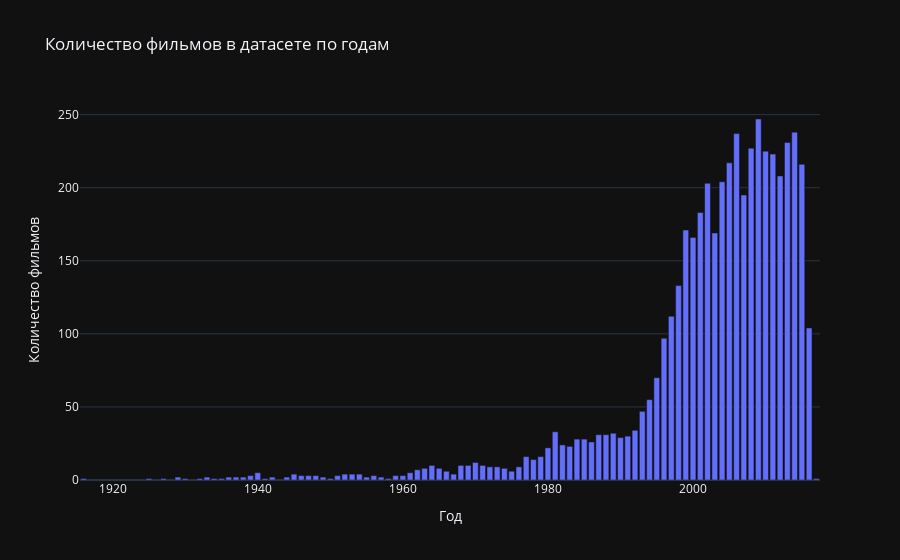

Notebook cell for this chart:
### Code cell
px.bar(x=movies_df.groupby(movies_df['release_date'].dt.year)[['title']].count().index,
       y=movies_df.groupby(movies_df['release_date'].dt.year)[['title']].count()['title'].values.flatten(),
        title='Количество фильмов в датасете по годам',
       labels={'x': 'Год', 'y':'Количество фильмов'})

### Figure 1 — Plotly figure (JSON) as saved in the notebook; plotly's stock layout.template omitted (floating-point values rounded to 4 significant figures)
{"data": [{"alignmentgroup": "True", "hovertemplate": "Год=%{x}<br>Количество фильмов=%{y}<extra></extra>", "legendgroup": "", "marker": {"color": "#636efa", "pattern": {"shape": ""}}, "name": "", "offsetgroup": "", "orientation": "v", "showlegend": false, "textposition": "auto", "x": [1916.0, 1925.0, 1927.0, 1929.0, 1930.0, 1932.0, 1933.0, 1934.0, 1935.0, 1936.0, 1937.0, 1938.0, 1939.0, 1940.0, 1941.0, 1942.0, 1944.0, 1945.0, 1946.0, 1947.0, 1948.0, 1949.0, 1950.0, 1951.0, 1952.0, 1953.0, 1954.0, 1955.0, 1956.0, 1957.0, 1958.0, 1959.0, 1960.0, 1961.0, 1962.0, 1963.0, 1964.0, 1965.0, 1966.0, 1967.0, 1968.0, 1969.0, 1970.0, 1971.0, 1972.0, 1973.0, 1974.0, 1975.0, 1976.0, 1977.0, 1978.0, 1979.0, 1980.0, 1981.0, 1982.0, 1983.0, 1984.0, 1985.0, 1986.0, 1987.0, 1988.0, 1989.0, 1990.0, 1991.0, 1992.0, 1993.0, 1994.0, 1995.0, 1996.0, 1997.0, 1998.0, 1999.0, 2000.0, 2001.0, 2002.0, 2003.0, 2004.0, 2005.0, 2006.0, 2007.0, 2008.0, 2009.0, 2010.0, 2011.0, 2012.0, 2013.0, 2014.0, 2015.0, 2016.0, 2017.0], "xaxis": "x", "y": [1, 1, 1, 2, 1, 1, 2, 1, 1, 2, 2, 2, 3, 5, 1, 2, 2, 4, 3, 3, 3, 2, 1, 3, 4, 4, 4, 2, 3, 2, 1, 3, 3, 5, 7, 8, 10, 8, 6, 4, 10, 10, 12, 10, 9, 9, 8, 6, 9, 16, 14, 16, 22, 33, 24, 23, 28, 28, 26, 31, 31, 32, 29, 30, 34, 47, 55, 70, 97, 112, 133, 171, 166, 183, 203, 169, 204, 217, 237, 195, 227, 247, 225, 223, 208, 231, 238, 216, 104, 1], "yaxis": "y", "type": "bar"}], "layout": {"xaxis": {"anchor": "y", "domain": [0.0, 1.0], "title": {"text": "Год"}}, "yaxis": {"anchor": "x", "domain": [0.0, 1.0], "title": {"text": "Количество фильмов"}}, "legend": {"tracegroupgap": 0}, "title": {"text": "Количество фильмов в датасете по годам"}, "barmode": "relative"}}
